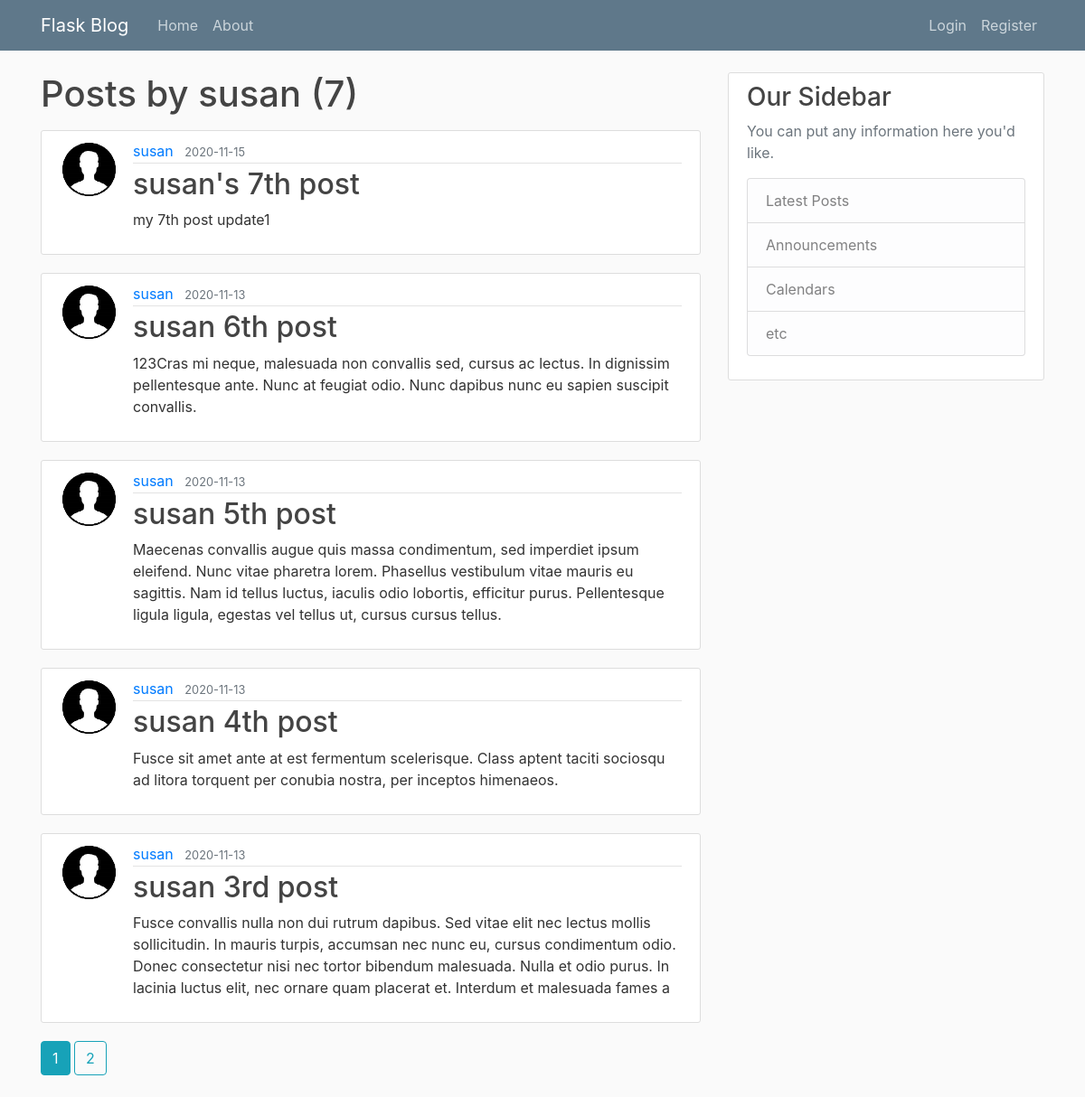
The app's page /user/susan with its own data.
### flaskblog/models.py (models this page shows, shortened)
class User(UserMixin, db.Model):
    id = db.Column(db.Integer, primary_key=True)
    username = db.Column(db.String(20), unique=True, nullable=False)
    email = db.Column(db.String(120), unique=True, nullable=False)
    image_file = db.Column(db.String(20), nullable=False, default='default.jpg')
    password = db.Column(db.String(60), nullable=False)
    posts = db.relationship('Post', backref='author', lazy=True)

class Post(db.Model):
    id = db.Column(db.Integer, primary_key=True)
    title = db.Column(db.String(100), nullable=False)
    date_posted = db.Column(db.DateTime, nullable=False, default=datetime.utcnow)
    content = db.Column(db.Text, nullable=False)
    user_id = db.Column(db.Integer, db.ForeignKey('user.id'), nullable=False)

### flaskblog/users/routes.py (the view)
@users.route("/user/<string:username>")
def user_posts(username):
    page = request.args.get('page', 1, type=int)
    user = User.query.filter_by(username=username).first_or_404()
    posts = Post.query.filter_by(author=user)\
        .order_by(Post.date_posted.desc())\
        .paginate(page=page, per_page=5)
    return render_template('user_posts.html', posts=posts, user=user)

### flaskblog/templates/user_posts.html
{% extends "layout.html" %}
{% block content %}
    <h1 class="mb-3">Posts by {{ user.username }} ({{ posts.total }})</h1>
    {% for post in posts.items %}
        <article class="media content-section">
          <img class="rounded-circle article-img" src="{{ url_for('static', filename='profile_pics/' + post.author.image_file) }}">
          <div class="media-body">
            <div class="article-metadata">
              <a class="mr-2" href="{{ url_for('users.user_posts', username=post.author.username) }}">{{ post.author.username }}</a>
              <small class="text-muted">{{ post.date_posted.strftime('%Y-%m-%d') }}</small>
            </div>
            <h2><a class="article-title" href="{{ url_for('posts.post', post_id=post.id) }}">{{ post.title }}</a></h2>
            <p class="article-content">{{ post.content }}</p>
          </div>
        </article>
    {% endfor %}
    {% for page_num in posts.iter_pages(left_edge=1, right_edge=1, left_current=1, right_current=2) %}
      {% if page_num %}
        {% if posts.page == page_num %}
          <a class="btn btn-info mb-4" href="{{ url_for('users.user_posts', username=user.username, page=page_num) }}">{{ page_num }}</a>
        {% else %}
          <a class="btn btn-outline-info mb-4" href="{{ url_for('users.user_posts', username=user.username, page=page_num) }}">{{ page_num }}</a>
        {% endif %}
      {% else %}
        ...
      {% endif %}
    {% endfor %}
{% endblock content %}

### flaskblog/static/main.css (style rules this page uses)
body { background: #fafafa; color: #333333; margin-top: 5rem; }
h1, h2, h3, h4, h5, h6 { color: #444444; }
.content-section { background: #ffffff; padding: 10px 20px; border: 1px solid #dddddd; border-radius: 3px; margin-bottom: 20px; }
.article-title { color: #444444; }
.article-content { white-space: pre-line; }
.article-img { height: 65px; width: 65px; margin-right: 16px; }
.article-metadata { padding-bottom: 1px; margin-bottom: 4px; border-bottom: 1px solid #e3e3e3 }

### records on screen
User: username "susan"
Post: image_file (picture), author.username "susan", date_posted "2020-11-15", title "susan's 7th post", content "my 7th post update1"
Post: image_file (picture), author.username "susan", date_posted "2020-11-13", title "susan 6th post", content "123Cras mi neque, malesuada non convallis sed, cursus ac lectus. In dignissim pellentesque ante. Nunc at feugiat odio. Nunc dapibus nunc eu sapien suscipit convallis."
Post: image_file (picture), author.username "susan", date_posted "2020-11-13", title "susan 5th post", content "Maecenas convallis augue quis massa condimentum, sed imperdiet ipsum eleifend. Nunc vitae pharetra lorem. Phasellus vestibulum vitae mauris eu sagittis. Nam id tellus luctus, iaculis odio lobortis, efficitur purus. Pellentesque ligula ligula, egestas vel tellus ut, cursus cursus tellus."
Post: image_file (picture), author.username "susan", date_posted "2020-11-13", title "susan 4th post", content "Fusce sit amet ante at est fermentum scelerisque. Class aptent taciti sociosqu ad litora torquent per conubia nostra, per inceptos himenaeos."
Post: image_file (picture), author.username "susan", date_posted "2020-11-13", title "susan 3rd post", content "Fusce convallis nulla non dui rutrum dapibus. Sed vitae elit nec lectus mollis sollicitudin. In mauris turpis, accumsan nec nunc eu, cursus condimentum odio. Donec consectetur nisi nec tortor bibendum malesuada. Nulla et odio purus. In lacinia luctus elit, nec ornare quam placerat et. Interdum et malesuada fames a"

### other values on screen
{{ posts.total }} "7"
{{ page_num }} "1"
{{ page_num }} "2"
